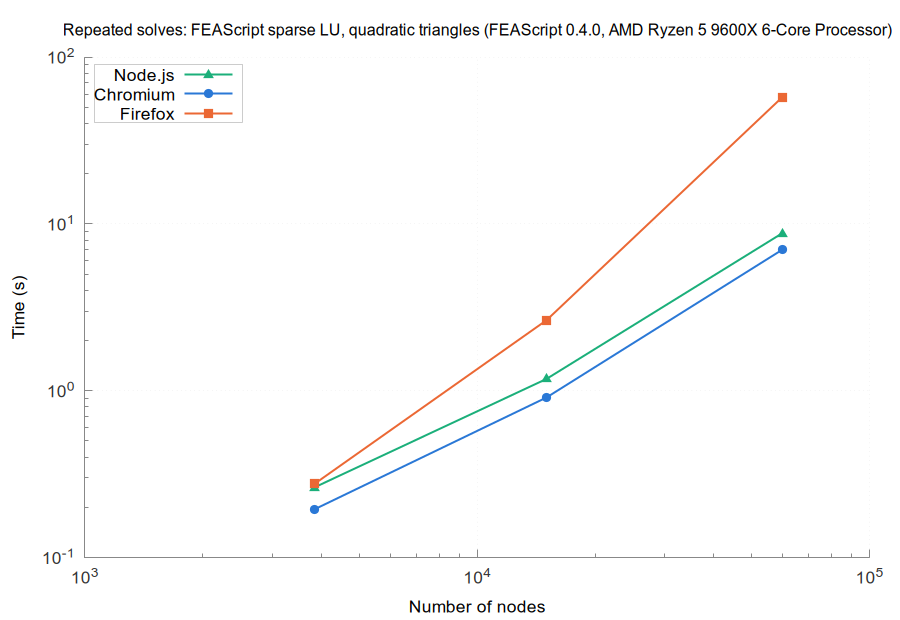

This chart was generated by the following gnuplot code:
set terminal pngcairo size 900,620 font 'Arial,13'
set border 3 lc rgb '#888888'; set tics nomirror tc rgb '#333333'
set grid lc rgb '#e6e6e6' lw 1; set key top left box lc rgb '#cccccc' opaque
set logscale xy; set format y '10^{%L}'; set format x '10^{%L}'
set output 'browsers_FEAScript_sparse_LU_quadratic_triangles_repeated.png'
set title 'Repeated solves: FEAScript sparse LU, quadratic triangles (FEAScript 0.4.0, AMD Ryzen 5 9600X 6-Core Processor)' font 'Arial,12'
set xlabel 'Number of nodes'
set ylabel 'Time (s)'
plot 'browsers_FEAScript_sparse_LU_quadratic_triangles_repeated_node.dat' u 1:2 w lp lw 2 pt 9 ps 1.2 lc rgb '#1baf7a' t 'Node.js', \
     'browsers_FEAScript_sparse_LU_quadratic_triangles_repeated_chromium.dat' u 1:2 w lp lw 2 pt 7 ps 1.2 lc rgb '#2a78d6' t 'Chromium', \
     'browsers_FEAScript_sparse_LU_quadratic_triangles_repeated_firefox.dat' u 1:2 w lp lw 2 pt 5 ps 1.2 lc rgb '#eb6834' t 'Firefox'
